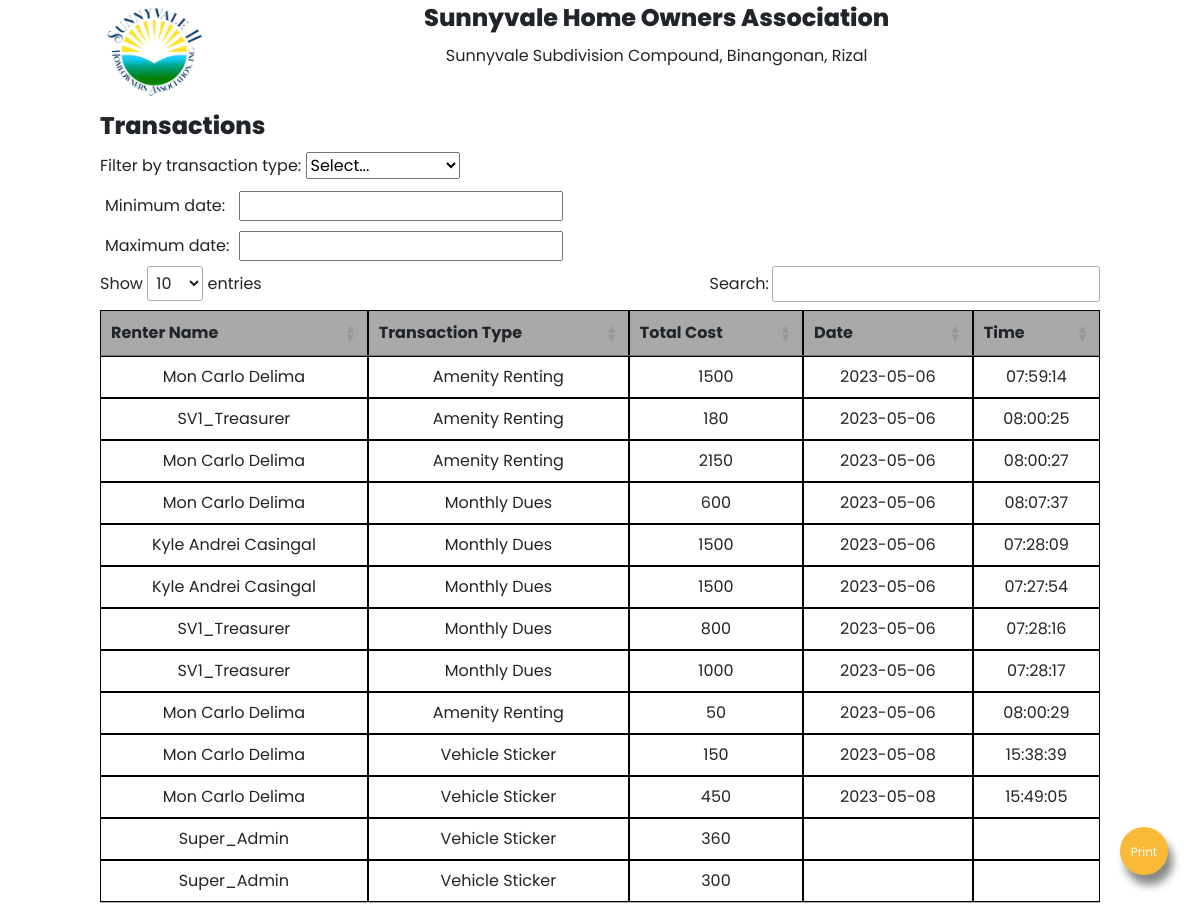
The app's page /reports/reportAmenities.php with its own data.
### tables this page shows
CREATE TABLE IF NOT EXISTS `transaction` (
  `transaction_id` int(11) NOT NULL AUTO_INCREMENT,
  `user_id` int(11) DEFAULT NULL,
  `name` varchar(255) NOT NULL,
  `total_cost` int(11) DEFAULT NULL,
  `quantity` int(11) DEFAULT NULL,
  `payment_proof` varchar(255) DEFAULT NULL,
  `transaction_type` varchar(50) NOT NULL,
  `status` varchar(10) NOT NULL,
  `datetime` datetime DEFAULT NULL,
  PRIMARY KEY (`transaction_id`)
);

### reports/reportAmenities.php (the view, shortened to what this page needs)
<?php
$con = new mysqli('localhost', 'root', '', 'sunnyvale') or die(mysqli_error($con));
$result = $con->query("SELECT *, DATE(datetime) AS DATE, TIME(datetime) AS TIME FROM transaction WHERE status = 'Approved' OR status= 'Paid'");
?>
<!DOCTYPE html>
<html lang="en">
<head>
  <link rel="stylesheet" href="https://cdn.jsdelivr.net/npm/bootstrap@4.5.3/dist/css/bootstrap.min.css">
  <link rel="stylesheet" type="text/css" href="https://cdn.datatables.net/v/dt/jqc-1.12.4/dt-1.13.4/b-2.3.6/sl-1.6.2/datatables.min.css" />
  <link rel="stylesheet" type="text/css" href="Editor-2.1.2/css/editor.dataTables.css">
  <link rel="stylesheet" type="text/css" href="https://cdn.datatables.net/1.13.4/css/jquery.dataTables.min.css" />
  <link rel="stylesheet" type="text/css" href="https://cdn.datatables.net/datetime/1.4.0/css/dataTables.dateTime.min.css" />
</head>
<body>
  <div class="fab-wrapper">
    <label class="fab" for="print" id="print">
      <center>
        <span class="print-button">Print</span>
      </center>
    </label>
  </div>
  <div class="reportPage">
    <div class="head">
      <img class="logo-header" src="../media/content-images/sv2_logo.png" alt="">
      <div class="head-text">
        <label class="reportHeader">Sunnyvale Home Owners Association</label>
        <label class="reportSubtext">Sunnyvale Subdivision Compound, Binangonan, Rizal</label>
      </div>
    </div>
    <div class="reportContainer">
      <label class="tblTitle">Transactions</label>
      <br>
      <label class="tblFilter" for="">Filter by transaction type:</label>
      <select name="tblFilter" class="noprint" id="tblFilter" onclick="myFunction1()">
        <option value="">Select...</option>
      </select>
      <table border="0" cellspacing="5" cellpadding="5" class="noprint">
        <tbody>
          <tr>
            <td>Minimum date:</td>
            <td><input type="text" id="min" name="min"></td>
          </tr>
          <tr>
            <td>Maximum date:</td>
            <td><input type="text" id="max" name="max"></td>
          </tr>
        </tbody>
      </table>
      <table class="tblReportData" id="tblReportData">
        <thead>
          <th>Renter Name</th>
          <th>Transaction Type</th>
          <th>Total Cost</th>
          <th>Date</th>
          <th>Time</th>
        </thead>
        <?php while ($row = $result->fetch_assoc()) : ?>
          <tr>
            <td><?php echo $row['name']; ?></td>
            <td><?php echo $row['transaction_type']; ?></td>
            <td><?php echo $row['total_cost']; ?></td>
            <td><?php echo $row['DATE']; ?></td>
            <td><?php echo $row['TIME']; ?></td>
          </tr>
        <?php endwhile; ?>
      </table>
    </div>
  </div>
</body>
</html>

### reports/reportAmenities.php (style rules this page uses)
body { font-family: 'Poppins', sans-serif; margin: 0; display: flex; justify-content: center; }
.reportPage { width: 1000px; }
.head { display: flex; gap: 18vw; }
.head-text { padding-bottom: 2vw; display: flex; flex-direction: column; align-items: center; }
.reportHeader { font-weight: 800; font-size: 1.5em; }
.reportSubtext { font-size: 1em; }
.reportContainer { height: 800px; }
.tblTitle { font-size: 1.5em; font-weight: 800; }
.tblReportData { margin-top: 2vw; width: 100%; border-collapse: collapse; }
.tblReportData thead { background-color: darkgray; padding: 0; margin: 0; }
.tblReportData th, .tblReportData td { border: 1px solid black; padding: 0.5vw; text-align: center; }
.fab-wrapper { position: fixed; bottom: 3rem; right: 3rem; }
.fab { display: flex; justify-content: center; align-items: center; position: absolute; bottom: -1rem; right: -1rem; width: 4vw; height: 4vw; border-radius: 50%; transition: all 0.3s ease; z-index: 1; background-color: rgb(248, 186, 55); box-shadow: 5px 10px 8px #888888; }
.print-button { font-family: 'Poppins', sans-serif; font-size: 1vw; color: white; }
.logo-header { max-width: 9vw; max-height: 9vw; width: 9vw; height: 9vw; }

### records on screen
transaction: name "Mon Carlo Delima", transaction_type "Amenity Renting", total_cost "1500", DATE "2023-05-06", TIME "07:59:14"
transaction: name "SV1_Treasurer", transaction_type "Amenity Renting", total_cost "180", DATE "2023-05-06", TIME "08:00:25"
transaction: name "Mon Carlo Delima", transaction_type "Amenity Renting", total_cost "2150", DATE "2023-05-06", TIME "08:00:27"
transaction: name "Mon Carlo Delima", transaction_type "Monthly Dues", total_cost "600", DATE "2023-05-06", TIME "08:07:37"
transaction: name "Kyle Andrei Casingal", transaction_type "Monthly Dues", total_cost "1500", DATE "2023-05-06", TIME "07:28:09"
transaction: name "Kyle Andrei Casingal", transaction_type "Monthly Dues", total_cost "1500", DATE "2023-05-06", TIME "07:27:54"
transaction: name "SV1_Treasurer", transaction_type "Monthly Dues", total_cost "800", DATE "2023-05-06", TIME "07:28:16"
transaction: name "SV1_Treasurer", transaction_type "Monthly Dues", total_cost "1000", DATE "2023-05-06", TIME "07:28:17"
transaction: name "Mon Carlo Delima", transaction_type "Amenity Renting", total_cost "50", DATE "2023-05-06", TIME "08:00:29"
transaction: name "Mon Carlo Delima", transaction_type "Vehicle Sticker", total_cost "150", DATE "2023-05-08", TIME "15:38:39"
transaction: name "Mon Carlo Delima", transaction_type "Vehicle Sticker", total_cost "450", DATE "2023-05-08", TIME "15:49:05"
transaction: name "Super_Admin", transaction_type "Vehicle Sticker", total_cost "360"
transaction: name "Super_Admin", transaction_type "Vehicle Sticker", total_cost "300"
